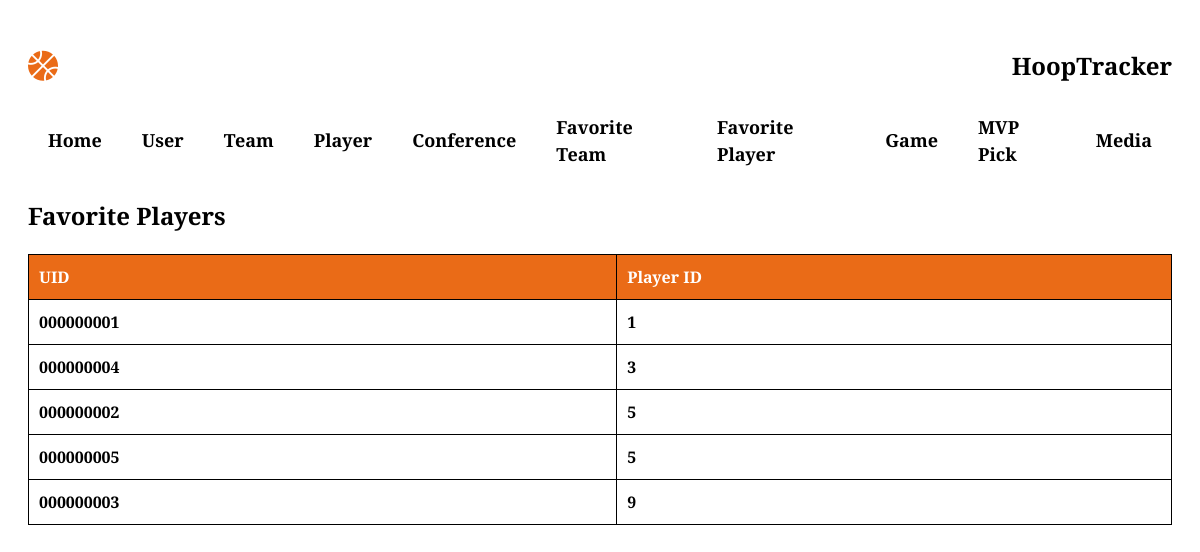
Screenshot of /FavPlayer.php with the database file from the repository.
### tables this page shows
CREATE TABLE Fav_Player (
    UID       CHAR(9) NOT NULL,
    Player_ID INT     NOT NULL,
    PRIMARY KEY (UID, Player_ID),
    FOREIGN KEY (UID) REFERENCES User(UID),
    FOREIGN KEY (Player_ID) REFERENCES Player(Player_ID)
);

### FavPlayer.php (the view, shortened to what this page needs)
<?php
require_once __DIR__ . '/db.php';
?>
<!DOCTYPE html>
<html lang="en">
<head>
</head>
<body>
    <div id="header">
        <div class="container">
            <nav>
                <i class="fa-solid fa-basketball"></i><h2>HoopTracker</h2>
                <ul>
                <li><a href="source.html">Home</a></li>
				<li><a href="User.php">User</a></li>
                <li><a href="Team.php">Team</a></li>
                <li><a href="Player.php">Player</a></li>
                <li><a href="Conference.php">Conference</a></li>
                <li><a href="FavTeam.php">Favorite Team</a></li>
                <li><a href="FavPlayer.php">Favorite Player</a></li>
                <li><a href="Game.php">Game</a></li>
                <li><a href="MVP_Pick.php">MVP Pick</a></li>
                <li><a href="Media.php">Media</a></li>
			</ul>
            </nav>
        </div>
    </div>
    <div class="container">
        <h2>Favorite Players</h2>
        <?php
        $sql = "SELECT * FROM Fav_Player";
        $result = mysqli_query($conn, $sql);
        if (mysqli_num_rows($result) > 0) {
            echo "<table>\n";
            echo "<tr>\n";
            echo "<th>UID</th>\n
                  <th>Player ID</th>\n";
            echo "</tr>\n";
            while($row = mysqli_fetch_row($result)) {
                echo "<tr>\n";
                echo "<td>" . $row[0] . "</td>\n";
                echo "<td>" . $row[1] . "</td>\n";
                echo "</tr>\n";
            }
            echo "</table>\n";
        } else {
            echo "<p>No favorite players found.</p>";
        }
        ?>
    </div>
</body>
</html>

### FavPlayer.php (style rules this page uses)
body { font-family: "Crimson Text", serif; font-weight: 600; font-style: normal; padding: 20px; line-height: 1.5; }
i { margin-right: 10px; font-size: 30px; color: #ea6b17; }
nav { display: flex; align-items: center; justify-content: space-between; flex-wrap: wrap; }
nav ul { display: flex; align-items: center; list-style: none; padding: 0; margin: 0; margin-left: auto; }
nav ul li { margin: 10px 20px; }
nav ul li a { text-decoration: none; font-size: 18px; position: relative; color: black; transition: color 0.3s ease; }
table { width: 100%; border-collapse: collapse; margin-top: 20px; }
th, td { border: 1px solid black; padding: 10px; text-align: left; }
th { background-color: #ea6b17; color: white; }

### rows the page displays
fav_player: UID "000000001", Player_ID "1"
fav_player: UID "000000004", Player_ID "3"
fav_player: UID "000000002", Player_ID "5"
fav_player: UID "000000005", Player_ID "5"
fav_player: UID "000000003", Player_ID "9"
